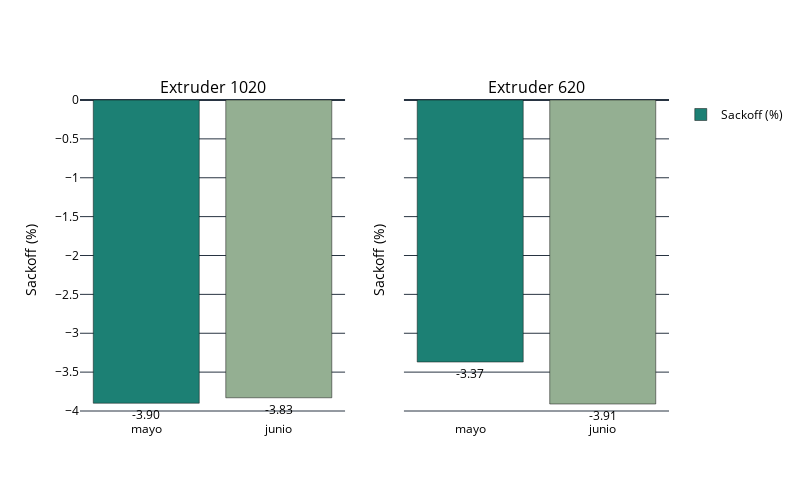

The code cell stored with this chart in its notebook:
### Code cell
# Probar función con los datos reconstruidos
fig = plot_metricas_por_maquina(df_time_ext, columnas_metricas=["AW Prom"], name="aw_comparativa_ext")
fig = plot_metricas_por_maquina(df_time_ext, columnas_metricas=["Hum Inicial Prom (%)"],  name="humedad_inicial_ext")
fig = plot_metricas_por_maquina(df_time_ext, columnas_metricas=["Hum Final Prom (%)"],  name="humedad_final_ext")
fig = plot_metricas_por_maquina(df_time_ext, columnas_metricas=["Temp Prom (°C)"],  name="temp_ext")
fig = plot_metricas_por_maquina(df_time_ext, columnas_metricas=["Durabilidad Prom (%)"],  name="pdi_ext")
fig = plot_metricas_por_maquina(df_time_ext, columnas_metricas=["Sackoff (%)"],  name="sackoff_ext")
fig

### Figure 1 — Plotly figure (JSON) as saved in the notebook; plotly's stock layout.template omitted (floating-point values rounded to 4 significant figures)
{"data": [{"marker": {"color": ["#1C8074", "#94AF92"]}, "name": "Sackoff (%)", "showlegend": true, "text": ["-3.90", "-3.83"], "textfont": {"color": "black"}, "textposition": "outside", "type": "bar", "x": ["mayo", "junio"], "xaxis": "x", "y": [-3.9, -3.83], "yaxis": "y"}, {"marker": {"color": ["#1C8074", "#94AF92"]}, "name": "Sackoff (%)", "showlegend": false, "text": ["-3.37", "-3.91"], "textfont": {"color": "black"}, "textposition": "outside", "type": "bar", "x": ["mayo", "junio"], "xaxis": "x2", "y": [-3.37, -3.91], "yaxis": "y2"}], "layout": {"annotations": [{"font": {"size": 16}, "showarrow": false, "text": "Extruder 1020", "x": 0.225, "xanchor": "center", "xref": "paper", "y": 1, "yanchor": "bottom", "yref": "paper"}, {"font": {"size": 16}, "showarrow": false, "text": "Extruder 620", "x": 0.775, "xanchor": "center", "xref": "paper", "y": 1, "yanchor": "bottom", "yref": "paper"}], "barmode": "group", "font": {"color": "black"}, "height": 500, "legend": {"font": {"color": "black"}}, "paper_bgcolor": "white", "plot_bgcolor": "rgba(0,0,0,0)", "title": {"font": {"color": "black"}, "text": "", "x": 0.5}, "width": 800, "xaxis": {"anchor": "y", "domain": [0, 0.45], "tickfont": {"color": "black"}, "title": {"font": {"color": "black"}}}, "xaxis2": {"anchor": "y2", "domain": [0.55, 1], "tickfont": {"color": "black"}, "title": {"font": {"color": "black"}}}, "yaxis": {"anchor": "x", "domain": [0, 1], "tickfont": {"color": "black"}, "title": {"font": {"color": "black"}, "text": "Sackoff (%)"}}, "yaxis2": {"anchor": "x2", "domain": [0, 1], "matches": "y", "showticklabels": false, "tickfont": {"color": "black"}, "title": {"font": {"color": "black"}, "text": "Sackoff (%)"}}}}
